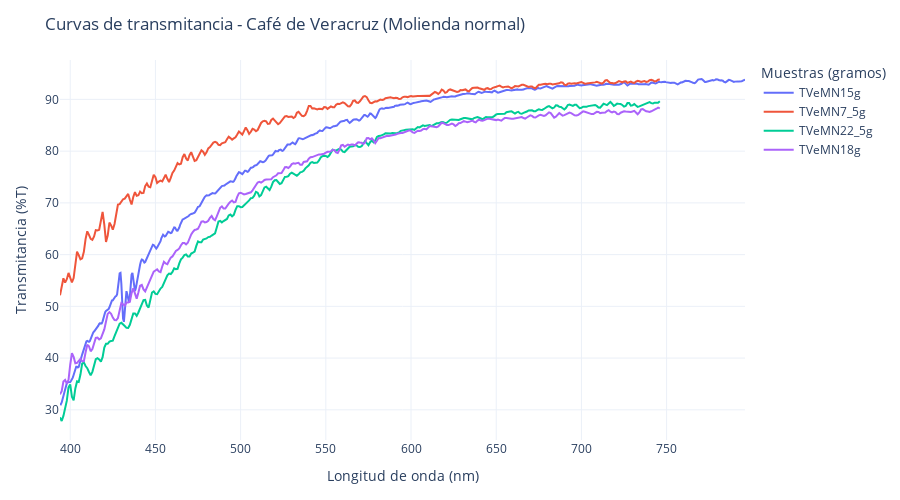

Here is the notebook cell this chart was saved with:
### Code cell
import pandas as pd
import plotly.graph_objects as go

# Cargar el archivo CSV
df = pd.read_csv("TVeMN_matrix.csv")

# Limpiar datos: convertir a numérico y limitar entre 0 y 100
for col in df.columns[1:]:
    df[col] = pd.to_numeric(df[col], errors='coerce')
    df[col] = df[col].where((df[col] >= 0) & (df[col] <= 100))

# Copia para procesar
df_clean = df.copy()

# Calcular máximos válidos por columna
maximos = {
    col: df_clean[col].max(skipna=True)
    for col in df_clean.columns[1:]
}

# Ordenar de mayor a menor según valor máximo
columnas_ordenadas = sorted(maximos, key=maximos.get, reverse=True)

# Crear figura de Plotly
fig = go.Figure()

# Agregar cada curva a la figura
for col in columnas_ordenadas:
    datos_validos = df_clean[['nm', col]].dropna()
    fig.add_trace(go.Scatter(
        x=datos_validos['nm'],
        y=datos_validos[col],
        mode='lines',
        name=col
    ))

# Estilo general de la gráfica con autosize
fig.update_layout(
    title="Curvas de transmitancia - Café de Veracruz (Molienda normal)",
    xaxis_title="Longitud de onda (nm)",
    yaxis_title="Transmitancia (%T)",
    legend_title="Muestras (gramos)",
    template="plotly_white",
    autosize=True,
    height=500,
    margin=dict(l=60, r=40, t=60, b=60)
)

# Guardar como archivo HTML interactivo
fig.write_html("grafica_transmitancia.html")

# Mostrar en Jupyter/VSCode
fig.show()

### Figure 1 — Plotly figure (JSON) as saved in the notebook; plotly's stock layout.template omitted (floating-point values rounded to 4 significant figures; data arrays with more than 128 entries replaced by an {"elided": "..."} marker saying what was removed)
{"data": [{"mode": "lines", "name": "TVeMN15g", "type": "scatter", "x": {"elided": "805 float values"}, "y": {"elided": "805 float values"}}, {"mode": "lines", "name": "TVeMN7_5g", "type": "scatter", "x": {"elided": "353 float values"}, "y": {"elided": "353 float values"}}, {"mode": "lines", "name": "TVeMN22_5g", "type": "scatter", "x": {"elided": "353 float values"}, "y": {"elided": "353 float values"}}, {"mode": "lines", "name": "TVeMN18g", "type": "scatter", "x": {"elided": "353 float values"}, "y": {"elided": "353 float values"}}], "layout": {"autosize": true, "height": 500, "legend": {"title": {"text": "Muestras (gramos)"}}, "margin": {"b": 60, "l": 60, "r": 40, "t": 60}, "title": {"text": "Curvas de transmitancia - Café de Veracruz (Molienda normal)"}, "xaxis": {"title": {"text": "Longitud de onda (nm)"}}, "yaxis": {"title": {"text": "Transmitancia (%T)"}}}}
